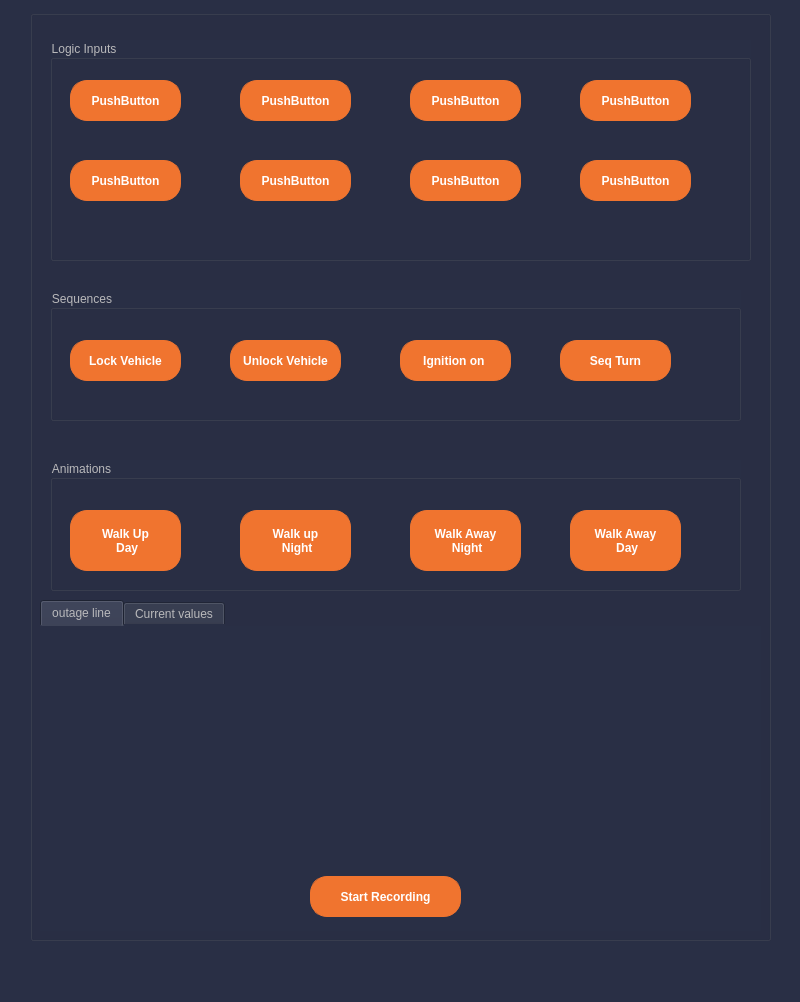
<?xml version="1.0" encoding="UTF-8"?>
<ui version="4.0">
 <class>MainWindow</class>
 <widget class="QMainWindow" name="MainWindow">
  <property name="geometry">
   <rect>
    <x>0</x>
    <y>0</y>
    <width>800</width>
    <height>1002</height>
   </rect>
  </property>
  <property name="windowTitle">
   <string>MainWindow</string>
  </property>
  <property name="styleSheet">
   <string notr="true">/*Copyright (c) DevSec Studio. All rights reserved.

MIT License

Permission is hereby granted, free of charge, to any person obtaining a copy
of this software and associated documentation files (the &quot;Software&quot;), to deal
in the Software without restriction, including without limitation the rights
to use, copy, modify, merge, publish, distribute, sublicense, and/or sell
copies of the Software, and to permit persons to whom the Software is
furnished to do so, subject to the following conditions:

The above copyright notice and this permission notice shall be included in all
copies or substantial portions of the Software.

THE SOFTWARE IS PROVIDED *AS IS*, WITHOUT WARRANTY OF ANY KIND, EXPRESS OR
IMPLIED, INCLUDING BUT NOT LIMITED TO THE WARRANTIES OF MERCHANTABILITY,
FITNESS FOR A PARTICULAR PURPOSE AND NONINFRINGEMENT. IN NO EVENT SHALL THE
AUTHORS OR COPYRIGHT HOLDERS BE LIABLE FOR ANY CLAIM, DAMAGES OR OTHER
LIABILITY, WHETHER IN AN ACTION OF CONTRACT, TORT OR OTHERWISE, ARISING FROM,
OUT OF OR IN CONNECTION WITH THE SOFTWARE OR THE USE OR OTHER DEALINGS IN THE SOFTWARE.
*/

/*-----QWidget-----*/
QWidget
{
	background-color: #292f45;
	color: #b9b9bb;
	border-color: #000000;

}


/*-----QLabel-----*/
QLabel
{
	background-color: #292f45;
	color: #b9b9bb;
	border-color: #000000;

}


/*-----QPushButton-----*/
QPushButton
{
	background-color: #f0742f;
	color: #fff;
	font-weight: bold;
	border-style: solid;
	border-width: 1px;
	border-radius: 17px;
	border-color: #f0742f;
	padding: 10px;

}


QPushButton::hover
{
	background-color: #fc7c11;
	color: #fff;

}


QPushButton::pressed
{
	background-color: #ff6b35;
	color: #fff;

}


/*-----QToolButton-----*/
QToolButton
{
	background-color: #292f45;
	color: #000000;
	border-style: solid;
	border-color: #000000;

}


QToolButton::hover
{
	background-color: #fc7c11;
	color: #000000;
	padding: 2px;
	border-radius: 15px;
	border-color: #fc7c11;

}


QToolButton::pressed
{
	background-color: #fc7c11;
	color: #000000;
	border-style: solid;
	border-width: 2px;

}


/*-----QLineEdit-----*/
QLineEdit{
	background-color: #292f45;
	color: #b9b9bb;
	font-weight: bold;
	border-style: solid;
	border-width: 2px;
	border-top: 0px;
	border-left: 0px;
	border-right: 0px;
	border-color: #b9b9bb;
	padding: 10px;

}


/*-----QCheckBox-----*/
QCheckBox
{
	background-color: transparent;
	color: #b9b9bb;
	font-weight: bold;

}


QCheckBox::indicator
{
    color: #b1b1b1;
    background-color: #00111d;
    border: 1px solid #f0742f;
    width: 12px;
    height: 12px;

}


QCheckBox::indicator:checked
{
    image:url(&quot;./ressources/check.png&quot;); /*To replace*/
	background-color: #1f2b2b;
    border: 1px solid #f0742f;

}


QCheckBox::indicator:unchecked:hover
{
    border: 1px solid #f0742f;

}


QCheckBox::disabled
{
	color: #656565;

}


QCheckBox::indicator:disabled
{
	background-color: #656565;
	color: #656565;
    border: 1px solid #656565;

}
</string>
  </property>
  <widget class="QWidget" name="centralwidget">
   <widget class="QGroupBox" name="groupBox">
    <property name="geometry">
     <rect>
      <x>30</x>
      <y>10</y>
      <width>741</width>
      <height>931</height>
     </rect>
    </property>
    <property name="title">
     <string/>
    </property>
    <widget class="QTabWidget" name="tabWidget">
     <property name="geometry">
      <rect>
       <x>10</x>
       <y>590</y>
       <width>721</width>
       <height>331</height>
      </rect>
     </property>
     <property name="currentIndex">
      <number>0</number>
     </property>
     <widget class="QWidget" name="tab">
      <attribute name="title">
       <string>outage line</string>
      </attribute>
      <widget class="QWidget" name="verticalLayoutWidget">
       <property name="geometry">
        <rect>
         <x>0</x>
         <y>10</y>
         <width>701</width>
         <height>231</height>
        </rect>
       </property>
       <layout class="QVBoxLayout" name="plotContainer"/>
      </widget>
      <widget class="QPushButton" name="pushButton_13">
       <property name="geometry">
        <rect>
         <x>270</x>
         <y>250</y>
         <width>151</width>
         <height>41</height>
        </rect>
       </property>
       <property name="text">
        <string>Start Recording</string>
       </property>
      </widget>
     </widget>
     <widget class="QWidget" name="tab_2">
      <attribute name="title">
       <string>Current values</string>
      </attribute>
      <widget class="QGroupBox" name="groupBox_2">
       <property name="geometry">
        <rect>
         <x>10</x>
         <y>10</y>
         <width>641</width>
         <height>271</height>
        </rect>
       </property>
       <property name="title">
        <string>GroupBox</string>
       </property>
      </widget>
     </widget>
    </widget>
    <widget class="QGroupBox" name="groupBox_3">
     <property name="geometry">
      <rect>
       <x>20</x>
       <y>30</y>
       <width>701</width>
       <height>221</height>
      </rect>
     </property>
     <property name="title">
      <string>Logic Inputs</string>
     </property>
     <widget class="QPushButton" name="pushButton">
      <property name="geometry">
       <rect>
        <x>20</x>
        <y>40</y>
        <width>111</width>
        <height>41</height>
       </rect>
      </property>
      <property name="text">
       <string>PushButton</string>
      </property>
     </widget>
     <widget class="QPushButton" name="pushButton_2">
      <property name="geometry">
       <rect>
        <x>190</x>
        <y>40</y>
        <width>111</width>
        <height>41</height>
       </rect>
      </property>
      <property name="text">
       <string>PushButton</string>
      </property>
     </widget>
     <widget class="QPushButton" name="pushButton_3">
      <property name="geometry">
       <rect>
        <x>360</x>
        <y>40</y>
        <width>111</width>
        <height>41</height>
       </rect>
      </property>
      <property name="text">
       <string>PushButton</string>
      </property>
     </widget>
     <widget class="QPushButton" name="pushButton_4">
      <property name="geometry">
       <rect>
        <x>530</x>
        <y>40</y>
        <width>111</width>
        <height>41</height>
       </rect>
      </property>
      <property name="text">
       <string>PushButton</string>
      </property>
     </widget>
     <widget class="QPushButton" name="pushButton_5">
      <property name="geometry">
       <rect>
        <x>20</x>
        <y>120</y>
        <width>111</width>
        <height>41</height>
       </rect>
      </property>
      <property name="text">
       <string>PushButton</string>
      </property>
     </widget>
     <widget class="QPushButton" name="pushButton_6">
      <property name="geometry">
       <rect>
        <x>190</x>
        <y>120</y>
        <width>111</width>
        <height>41</height>
       </rect>
      </property>
      <property name="text">
       <string>PushButton</string>
      </property>
     </widget>
     <widget class="QPushButton" name="pushButton_7">
      <property name="geometry">
       <rect>
        <x>360</x>
        <y>120</y>
        <width>111</width>
        <height>41</height>
       </rect>
      </property>
      <property name="text">
       <string>PushButton</string>
      </property>
     </widget>
     <widget class="QPushButton" name="pushButton_8">
      <property name="geometry">
       <rect>
        <x>530</x>
        <y>120</y>
        <width>111</width>
        <height>41</height>
       </rect>
      </property>
      <property name="text">
       <string>PushButton</string>
      </property>
     </widget>
    </widget>
    <widget class="QGroupBox" name="groupBox_4">
     <property name="geometry">
      <rect>
       <x>20</x>
       <y>280</y>
       <width>691</width>
       <height>131</height>
      </rect>
     </property>
     <property name="title">
      <string>Sequences</string>
     </property>
     <widget class="QPushButton" name="pushButton_9">
      <property name="geometry">
       <rect>
        <x>20</x>
        <y>50</y>
        <width>111</width>
        <height>41</height>
       </rect>
      </property>
      <property name="text">
       <string>Lock Vehicle</string>
      </property>
     </widget>
     <widget class="QPushButton" name="pushButton_10">
      <property name="geometry">
       <rect>
        <x>180</x>
        <y>50</y>
        <width>111</width>
        <height>41</height>
       </rect>
      </property>
      <property name="text">
       <string>Unlock Vehicle</string>
      </property>
     </widget>
     <widget class="QPushButton" name="pushButton_11">
      <property name="geometry">
       <rect>
        <x>350</x>
        <y>50</y>
        <width>111</width>
        <height>41</height>
       </rect>
      </property>
      <property name="text">
       <string>Ignition on </string>
      </property>
     </widget>
     <widget class="QPushButton" name="pushButton_12">
      <property name="geometry">
       <rect>
        <x>510</x>
        <y>50</y>
        <width>111</width>
        <height>41</height>
       </rect>
      </property>
      <property name="text">
       <string>Seq Turn</string>
      </property>
     </widget>
    </widget>
    <widget class="QGroupBox" name="groupBox_5">
     <property name="geometry">
      <rect>
       <x>20</x>
       <y>450</y>
       <width>691</width>
       <height>131</height>
      </rect>
     </property>
     <property name="title">
      <string>Animations</string>
     </property>
     <widget class="QPushButton" name="pushButton_22">
      <property name="geometry">
       <rect>
        <x>20</x>
        <y>50</y>
        <width>111</width>
        <height>61</height>
       </rect>
      </property>
      <property name="text">
       <string>Walk Up 
 Day</string>
      </property>
     </widget>
     <widget class="QPushButton" name="pushButton_23">
      <property name="geometry">
       <rect>
        <x>520</x>
        <y>50</y>
        <width>111</width>
        <height>61</height>
       </rect>
      </property>
      <property name="text">
       <string>Walk Away 
 Day</string>
      </property>
     </widget>
     <widget class="QPushButton" name="pushButton_24">
      <property name="geometry">
       <rect>
        <x>190</x>
        <y>50</y>
        <width>111</width>
        <height>61</height>
       </rect>
      </property>
      <property name="text">
       <string>Walk up 
 Night</string>
      </property>
     </widget>
     <widget class="QPushButton" name="pushButton_25">
      <property name="geometry">
       <rect>
        <x>360</x>
        <y>50</y>
        <width>111</width>
        <height>61</height>
       </rect>
      </property>
      <property name="text">
       <string>Walk Away 
 Night</string>
      </property>
     </widget>
    </widget>
   </widget>
  </widget>
  <widget class="QMenuBar" name="menubar">
   <property name="geometry">
    <rect>
     <x>0</x>
     <y>0</y>
     <width>800</width>
     <height>26</height>
    </rect>
   </property>
  </widget>
  <widget class="QStatusBar" name="statusbar"/>
 </widget>
 <resources/>
 <connections/>
</ui>
